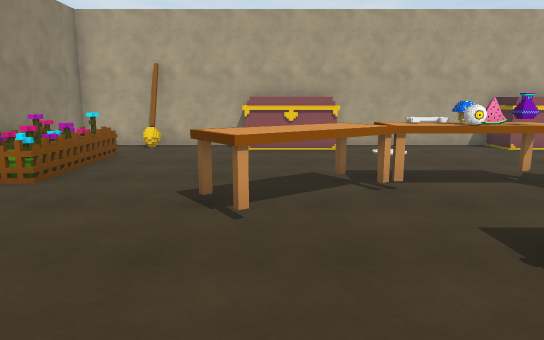
[1] (above)

16 first-person views from a walk through a 3-D level made in the Unity game engine. The camera is 1.5 m above the floor, tilts 10° down and sees 70° across. The floor is counted in squares, 1 m on a side. Each view is taken from the middle of a square. On the plan, view 1 faces up. The plan holds only what a view shows up to about 17 squares ahead; the rest is blank. The player character is not drawn. Some surface patterns are stand-ins.

[2]
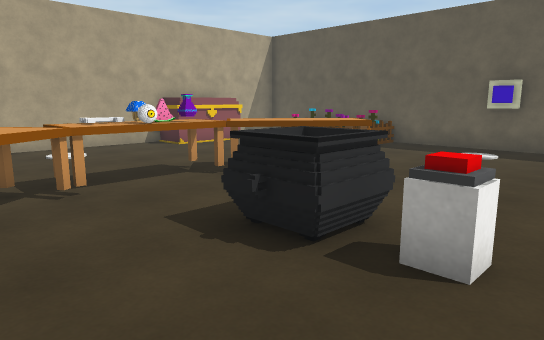

[3]
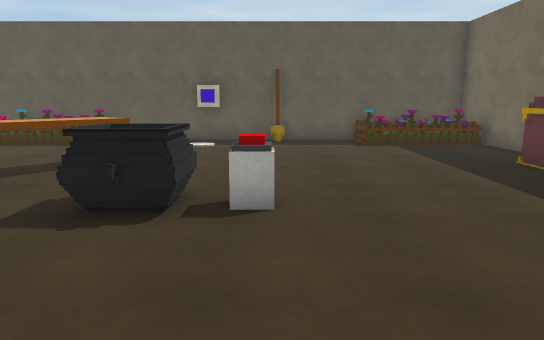

[4]
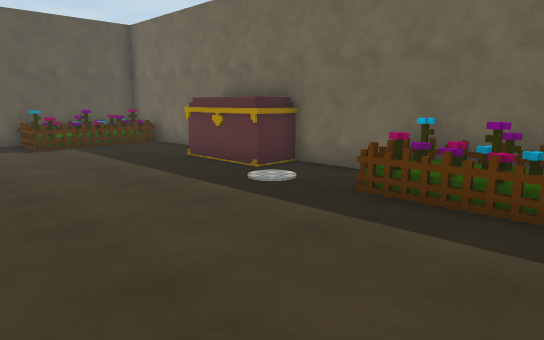

[5]
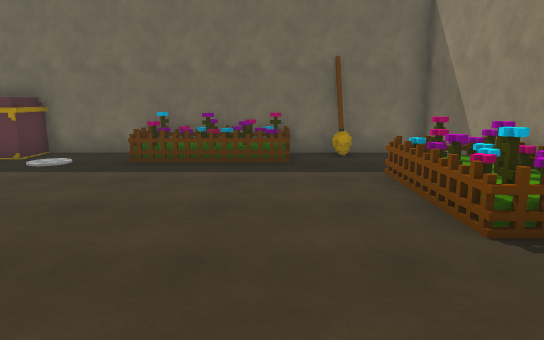

[6]
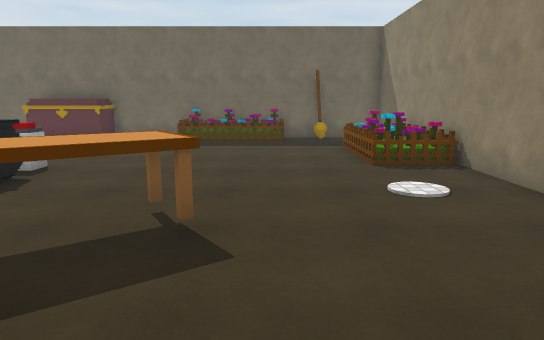

[7]
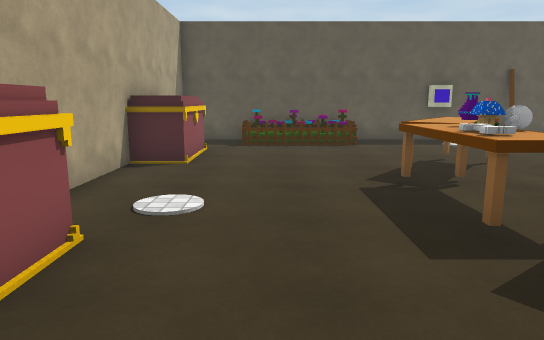

[8]
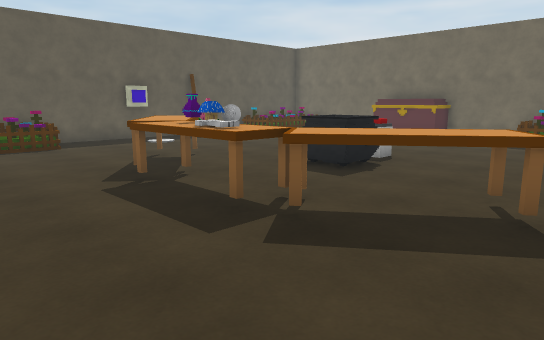

[9]
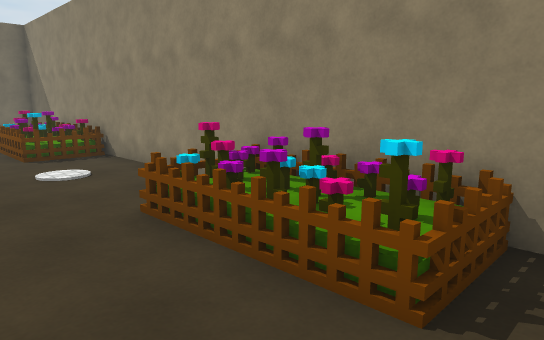

[10]
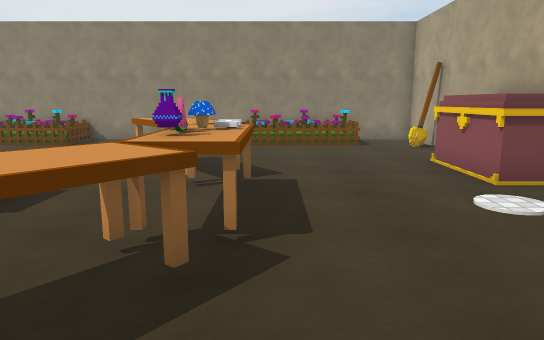

[11]
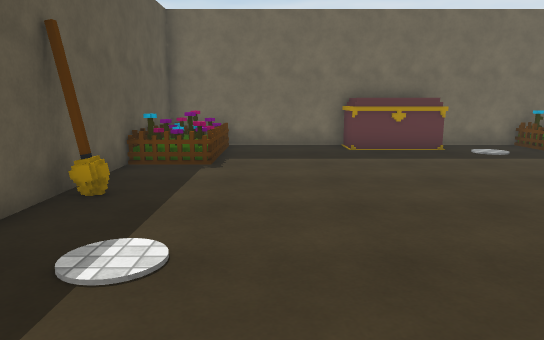

[12]
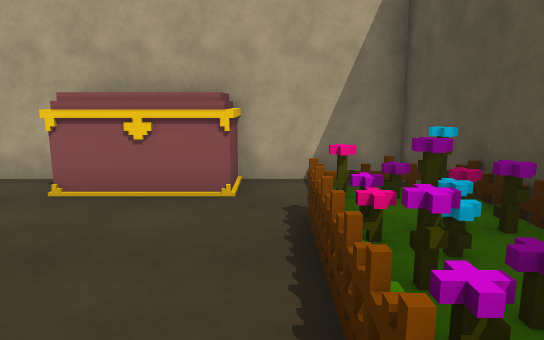

[13]
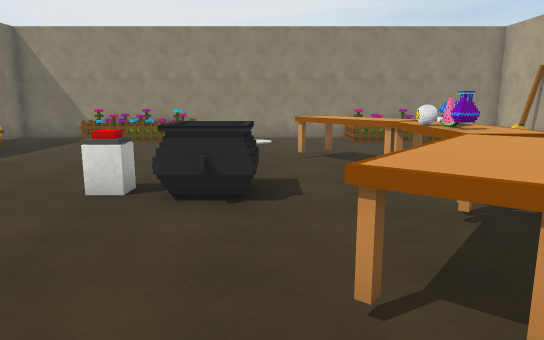

[14]
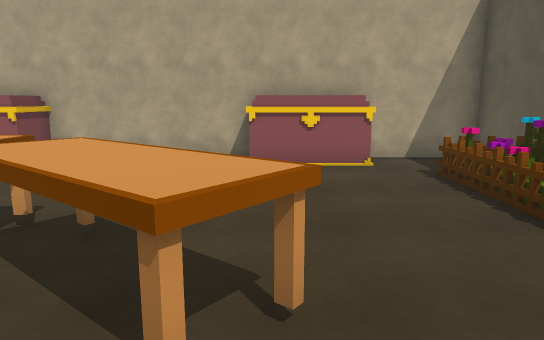

[15]
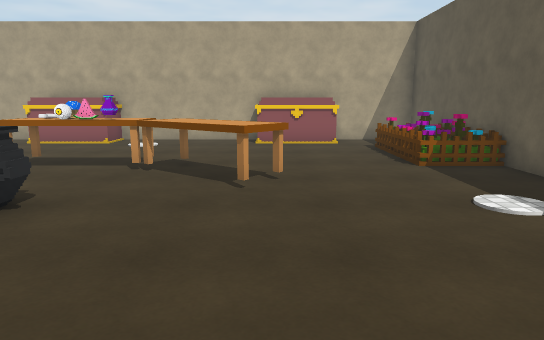

[16]
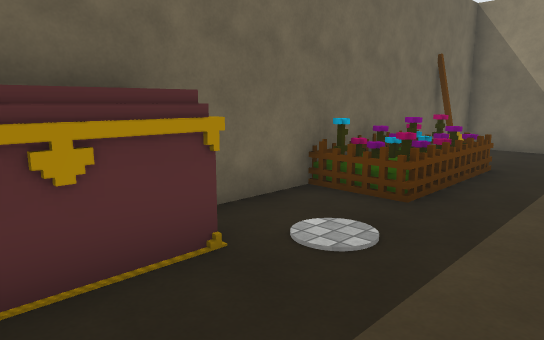

### Floor plan
Points are (right, up) in squares from view 1. A wall is a line through its corners. A room is listed if a view was taken in it or the views show most of it. See-through windows are left out.
Room 1 (views 1, 2, 3, 4, 5, 6, 7, 8, 9, 10, 11, 12, 13, 14, 15, 16)
walls: (7.6, 13.5) (2.4, 13.5); (-1.4, 13.5) (-6.5, 13.5) (-6.5, -6.5) (4.6, -6.5); (7.4, -6.5) (13.5, -6.5) (13.5, 13.5) (10.4, 13.5); (-3.9, 13.2) (-3.9, 12.5)
low walls: (-3.6, 12.6) (-4.2, 12.6); (-4.3, -5.8) (-3.8, -5.8)
objects: other object (-6, -3) to (-5, 1); other object (-6, 7) to (-5, 11); other object (-2, -6) to (1, -5); other object (-1, 5) to (2, 7); other object (-1, 12) to (2, 14); other object (2, 8) to (5, 8); other object (3, 1); other object (3, 2) to (4, 4); other object (3, 7) to (4, 7); other object (4, 1) to (4, 2); other object (5, -7) to (7, -5); other object (5, 5) to (8, 7); other object (8, 12) to (10, 14); other object (12, -6) to (13, -3); other object (12, 7) to (13, 11); other object (13, 3) to (13, 4)

Where each view was taken, in squares from view 1:
view 1: 0 up, 0 right, facing up
view 2: 0 up, 0 right, facing up-right
view 3: 1 up, 2 left, facing right
view 4: 1 up, 2 left, facing down-right
view 5: 5 up, 2 left, facing down
view 6: 10 up, 2 left, facing down
view 7: 10 up, 2 left, facing right
view 8: 11 up, 2 left, facing down-right
view 9: 12 up, 2 left, facing down-left
view 10: 8 up, 9 right, facing left
view 11: 7 up, 10 right, facing down
view 12: 6 up, 11 right, facing up
view 13: 4 up, 10 right, facing left
view 14: 3 up, 8 right, facing up
view 15: 2 down, 8 right, facing up
view 16: 2 down, 7 right, facing down-left
